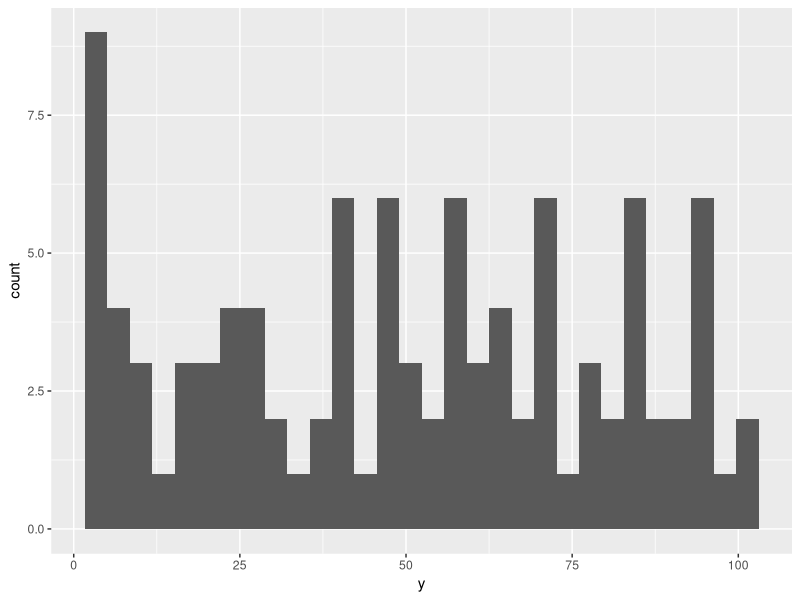
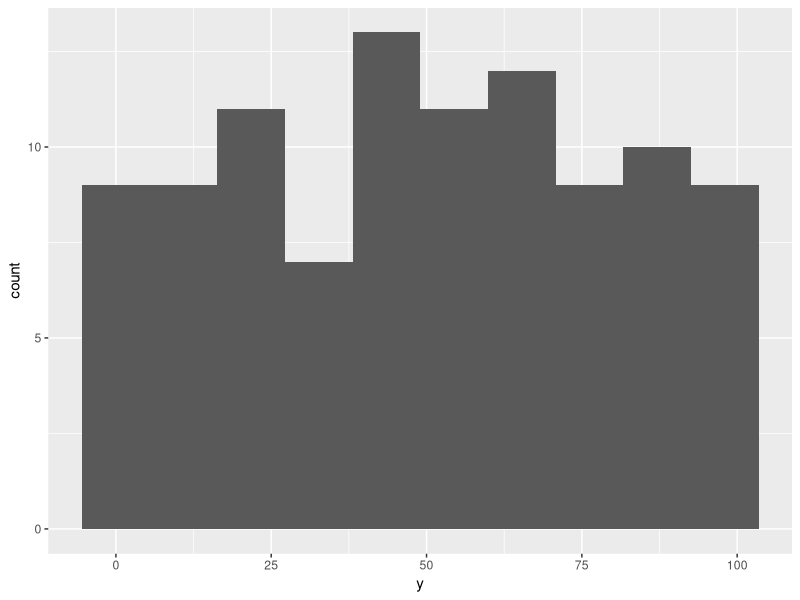
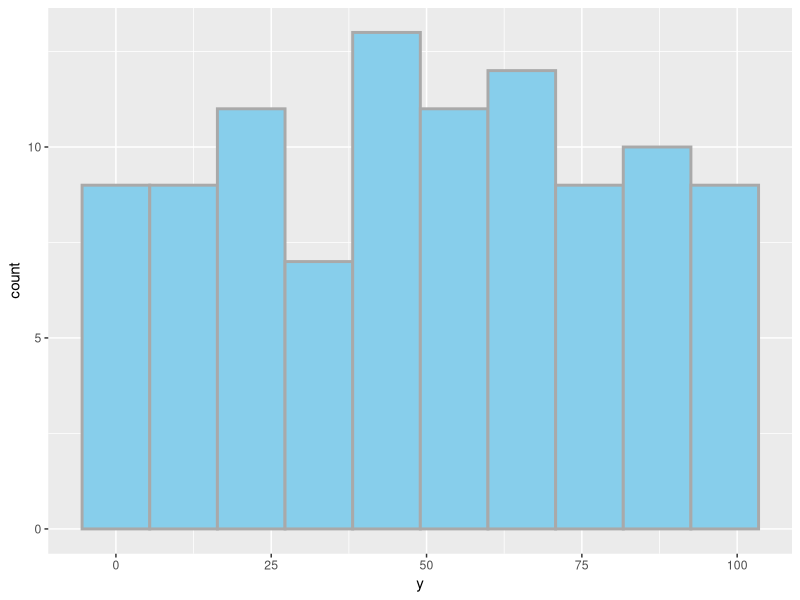
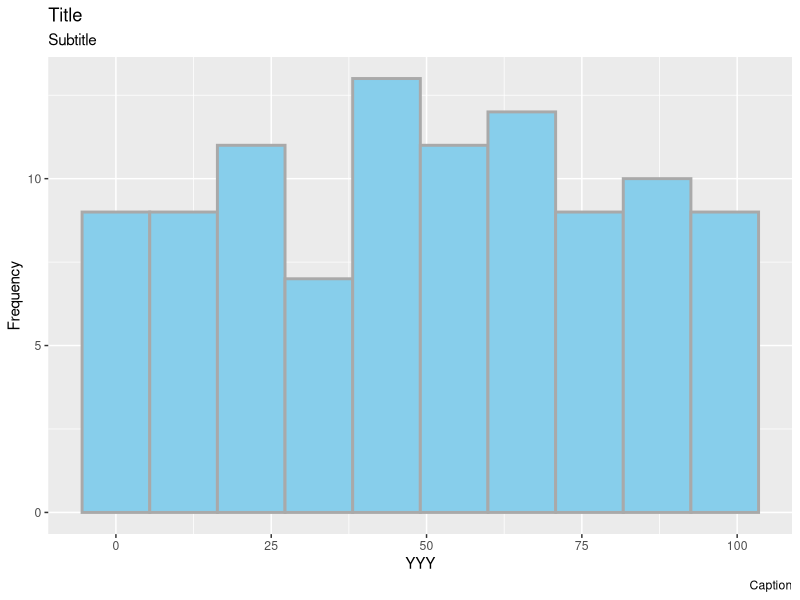
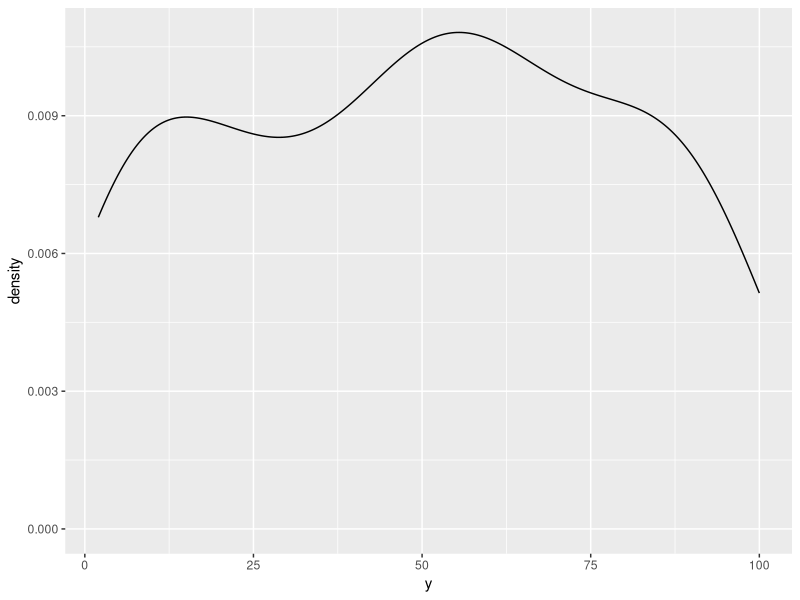
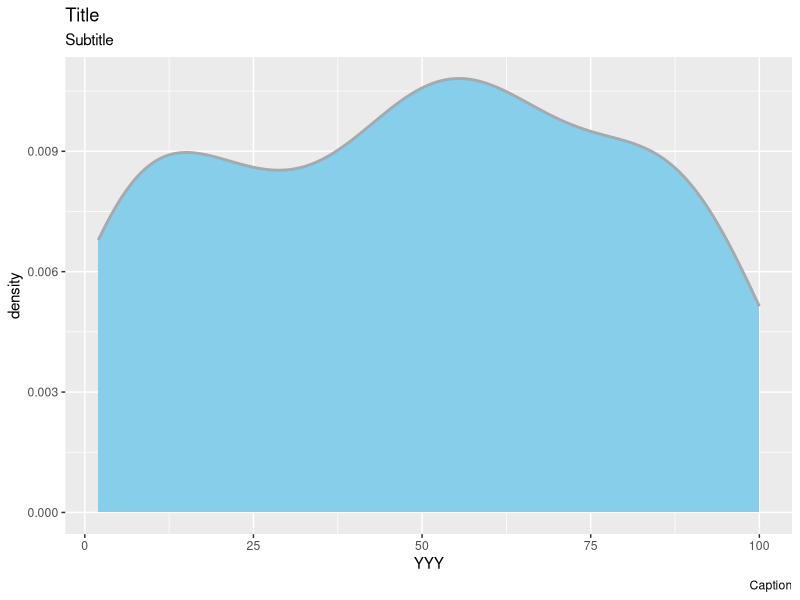
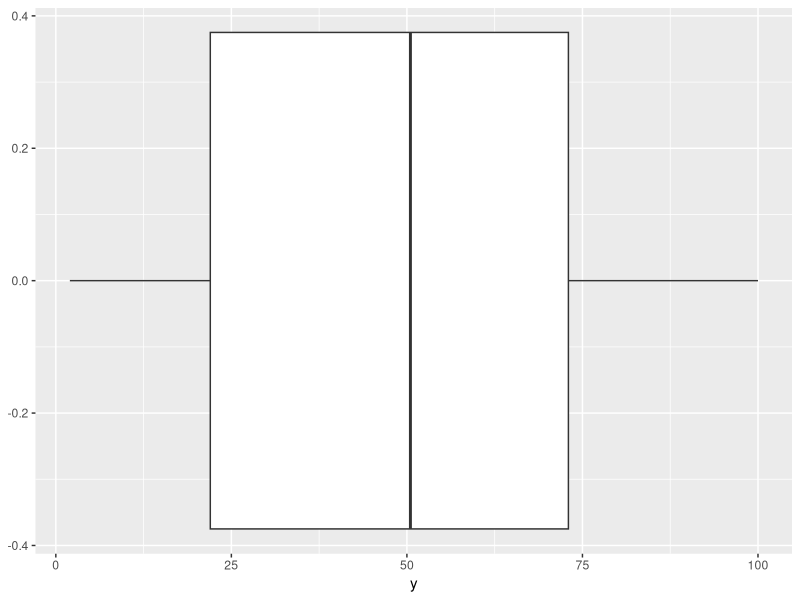
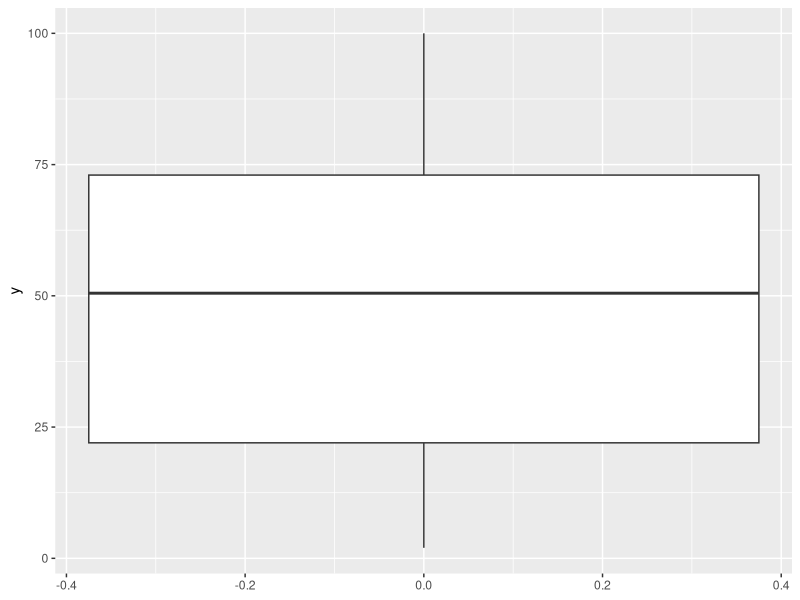

These charts were generated, in order, by the following R code: (Note: this script raises an error after producing the figures.)
# Data

y <- sort(sample(1:100,
                 100,
                 replace=T,
                 set.seed(1234)))
f <- sample(factor(c("a", "b", "c")),
            100,
            replace=T,
            set.seed(1234))

(df <- data.frame(y, f))

library(ggplot2)

# Numeric

ggplot(df, aes(x = y)) +
  geom_histogram()

ggplot(df, aes(x = y)) +
  geom_histogram(bins = 10)

ggplot(df, aes(x = y)) +
  geom_histogram(bins = 10,
                 fill = "skyblue",
                 color = "darkgrey",
                 size=1)

ggplot(df, aes(x = y)) +
  geom_histogram(bins = 10,
                 fill = "skyblue",
                 color = "darkgrey",
                 size=1) +
  labs(x = "YYY",
       y = "Frequency",
       title = "Title",
       subtitle = "Subtitle",
       caption = "Caption")

ggplot(df, aes(x = y)) +
  geom_density()

ggplot(df, aes(x = y)) +
  geom_density(fill = "skyblue",
               color = "darkgrey",
               size = 1) +
  labs(x = "YYY",
       title = "Title",
       subtitle = "Subtitle",
       caption = "Caption")

ggplot(df, aes(x = y)) +
  geom_boxplot()

ggplot(df, aes(y = y)) +
  geom_boxplot()

ggplot(df, aes(y = y)) +
  geom_boxplot(fill = "skyblue",
               color = "darkgrey",
               size = 1) +
  labs(y = "YYY",
       title = "Title",
       subtitle = "Subtitle",
       caption = "Caption")

ggplot(df, aes(y = y)) +
  geom_boxplot(fill = "skyblue",
               color = "darkgrey",
               size = 1,
               notch = T) +
  labs(y = "YYY",
       title = "Title",
       subtitle = "Subtitle",
       caption = "Caption")

# Categorical

ggplot(df, aes(x = f)) +
  geom_bar()

ggplot(df, aes(x = f)) +
  geom_bar(fill = "skyblue",
           color = "darkgrey",
           size = 1) +
  labs(x = "fff",
       title = "Title",
       subtitle = "Subtitle",
       caption = "Caption")

ggplot(df, aes(x = f)) +
  geom_bar(stat = "count",
           fill = "skyblue",
           color = "darkgrey",
           size=1) +
  labs(x = "fff",
       title = "Title",
       subtitle = "Subtitle",
       caption = "Caption")

(tb <- as.data.frame(table(df$f)))

ggplot(tb, aes(x = Var1, y = Freq)) +
  geom_bar(fill = "skyblue",
           color = "darkgrey",
           size = 1) +
  labs(x = "fff",
       title = "Title",
       subtitle = "Subtitle",
       caption = "Caption")

ggplot(tb, aes(x = Var1, y = Freq)) +
  geom_col(fill = "skyblue",
           color = "darkgrey",
           size = 1) +
  labs(x = "fff",
       title = "Title",
       subtitle = "Subtitle",
       caption = "Caption")

ggplot(tb, aes(x = Var1, y = Freq)) +
  geom_bar(stat = "identity",
           fill = "skyblue",
           color = "darkgrey",
           size = 1) +
  labs(x = "fff",
       title = "Title",
       subtitle = "Subtitle",
       caption = "Caption")

rm(list=ls())
